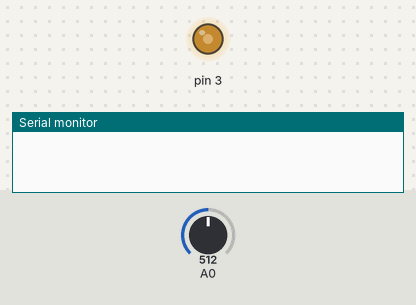
Bench run of a sketch on a simulated Arduino Uno, built with avr-gcc and run on an emulated ATmega328P. Shown: output pins drawn as LEDs (lit = HIGH), the last lines printed to the serial monitor. Inputs (shaded band) come from the test bench; at power-on: A0 = 512.

Above: at 1.28 s.
1.3 s: A0 set to 306
At 4.0 s:
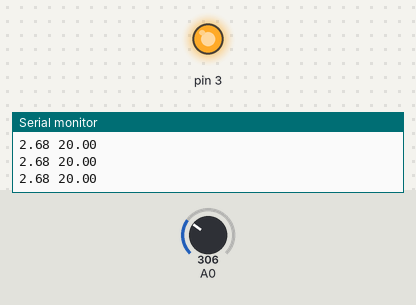
4.3 s: A0 set to 1023
At 6.8 s:
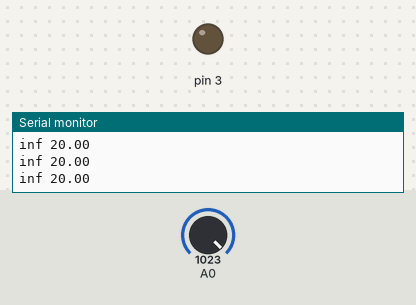
Timing chart, 0 to 8.3 s (numbered marks = the images above; inputs shaded):
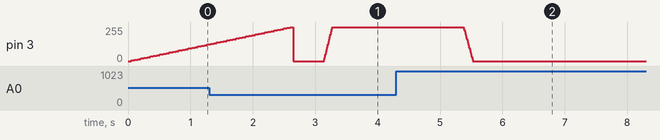

The sketch:

STAGE_1_SCDTR.ino
```cpp
/********* INPUT PROTOCOL ***********
* CREATE <ledPort> <ldrPort> <G> <m> <b> <tau_a_up> <tau_b_up> <tau_c_up> <tau_a_down> <tau_b_down> <tau_c_down> <dead_time>  //Called by controller::init()
* READ //Reads ldr value [outputs in LUX]
* SET <pwm_val> //Sets led to pwm value [0, 255]
* OCCUPIED <ON/OFF> //Sets desk as occupied(20lux/215pwm) or unoccupied(5lux)
* FEEDFORWARD <ON/OFF> //Enable/Disable feedforward
* FEEDBACK <ON/OFF> //Enable/Disable feedback
* COMPUTE G //Compute linear gain and automatically saves it to controller properties
* SIMULATE <final_lux> <initial_lux> <initial_time> <time_we_want_to_compute_the_lux>
*
* ******************************
* 1) call CREATE to init controller
* 2) call COMPUTE G to compute gain for each test
* 3) do whatever we want
*
* CREATE 3 A0 0.093 -0.77 50000 29047.1 -0.224531 9560.57 15904.85 -0.16087 7552.6 369.1
*/

#include "utils.h"
#include "local_controller.h"
#include "pid.h"

const byte mask= B11111000; // mask bits that are not prescale
const int prescale = 1; //fastest possible (1 for fastest)

volatile int counter = 0;
volatile float last_5values[5] = {0}; //In LUX, For avereging and checking if achieved the constant pretended value
volatile float store_values[80] = {0};
volatile long val_time[50] = {0};
volatile int LDR_ANALOG_PORT; //Because it looks like I can't pass arguments to an interrupt (and it makes sense)
volatile bool interruptOn = false;
volatile bool flag = false;

bool menu = true;
String inBytes;

char *strings[13];
char *ptr = NULL;

float present_lux = 0;

bool isOccupied = false;


//Interrupt for analog reading
ISR(TIMER1_COMPA_vect){
  if(interruptOn) {
    flag = true;
  }
}


float readLdr(Local_controller _controller) {
    int sensorValue = analogRead(_controller.get_ldr_port());
    return(voltageToLux(analogToVoltage(sensorValue), _controller.getM(), _controller.getB()));
}

float achieved_constant_lux(float _last_5values[5]) {
  unsigned int sum = 0;
  for(int i=0; i<5; i++) {
    sum += _last_5values[i];
    //Serial.println(_last_5values[i]);
  }
  //Serial.println();
  return (sum / 5.0); //Returns true if achieved the pretended lux
}

/* For achieving a certain lux we can't just analogWrite(ledPort
 * we have to start writing to led every 100Hz(0.01s = 10000us)
 * with value given by the error(ldrRead-simulatedLux)
*/
float start_impulse(Pid _pid, Local_controller _controller, float _pretended_lux) {
  long startingTime = micros(); //We have the <t_i> for simulator
  long currentTime = 0;
  float starting_volt = analogToVoltage( analogRead(_controller.get_led_port()) );
  int u_ff = (int)(_pretended_lux / _controller.getG());  //Conversion to int because the led can only receive a PWM
  int u = u_ff;
  float y = 0.0;
  float y_ref = 0.0;
  counter = 0;

  for(int i=0; i<5; i++) {  //Reset the average's vector
    last_5values[i] = 0;
  }

  //AnalogWrite(_controller.get_led_port(), u_ff + (int)(_pid.compute_pid(y_lux, _pretended_lux)));
  sei();
  interruptOn = true;
  while(true) {
    if(flag) {
      counter = (counter==5) ? 0 : counter; //In case the last values vector overflows, it starts sotring from the beginning, overwriting old values(what's really needed is the last 10)
      last_5values[counter] = analogRead(LDR_ANALOG_PORT);
      currentTime = micros();
      y = analogToVoltage( achieved_constant_lux(last_5values) ); //y in Volts TODO: Check this value?!
      y_ref =_controller.simulate(_pretended_lux, starting_volt, startingTime, currentTime  ); //y_ref in Volts
      u = bounds( u_ff + (int) ( _pid.compute_pid( y, y_ref ) * 51 ), _pid );
      //u = bounds(u_ff + (int)((_pid.compute_pid( (y_lux/_controller.getG())/51, (_controller.simulate(_pretended_lux, startingLux, startingTime, currentTime) /_controller.getG())/51 )) * 51));
      Serial.print(voltageToLux(y, _controller.getM(), _controller.getB()));
      //Serial.print(" ");
      //Serial.print(y_ref*51);
      Serial.print(" ");
      //Serial.print(u);
      //Serial.print(" ");
      Serial.println(_pretended_lux);
      analogWrite(_controller.get_led_port(), u);
      counter++;
      flag = false;
    }
  }
  cli();
  interruptOn = false;
  TCNT1 = 0; //reset counter
  //Ok...Now we have the achieved the desired final LUX value on the box
  /*Serial.println("Stored: ");
  for(int i=0; i<80; i++) {
    Serial.println(store_values[i]);
  }*/

  //Return the last value of the storing values array
  return achieved_constant_lux(last_5values);
}

void setup() {
  Serial.begin(2000000);

  TCCR2B = (TCCR2B & mask) | prescale;  //Raise Timer2 (pwm of port 3) for ldr not sensing led flicker

  //Fo preparing the Sampling Period Timer Interrupt
  //100Hz samples == 0.01s == 10000us sample time
  cli(); //disable interrupts
  TCCR1A = 0; // clear register
  TCCR1B = 0; // clear register
  TCNT1 = 0; //reset counter
  // OCR1A = desired_period/clock_period – 1 //This -1 is needed for Arduino specifics
  // = clock_freq/desired_freq - 1
  // = (16*10^6 / 6400) - 1 / (100*1Hz) – 1  //Because prescale is 64, each second or 1Hz is 64, so 100 is 100*64
  // = 2499
  OCR1A = 2499; //must be <65536
  TCCR1B |= (1 << WGM12); //CTC On
  // Set prescaler for 64 -
  TCCR1B |= (1 << CS11) | (1 << CS10);
  // enable timer compare interrupt
  TIMSK1 |= (1 << OCIE1A);
  sei(); //enable interrupts
}

void loop() {
  Local_controller controller1;
  Pid pid(1.0); //PID with default values of T=1, p=1, i=0, d=0

  controller1.init(3, A0, 0.093, -0.77, 50000, 29047.1, -0.224531, 9560.57, 15904.85, -0.16087, 7552.6, 369.1); //The 0.05353 G will be changed
  controller1.compute_linear_gain();
  delay(50);
  Serial.println( start_impulse(pid, controller1, 20.0) );  //We enter into Serial the pwm, but for comparisons between output we convert right here to lux


  /*Serial.println("Enter Input: ");

  while(menu == true) {
    if(Serial.available() > 0) {
      byte index = 0;
      inBytes = Serial.readString();
      Serial.println(inBytes);

      // Split string
      char *cstr = inBytes.c_str();
      ptr = strtok(cstr, " ");  // takes a list of delimiters, our case only ' '
      while(ptr != NULL)
      {
          strings[index] = ptr;
          index++;
          ptr = strtok(NULL, " ");
      }

      //MENU INPUT STRING TREATMENT
      if(strcmp(strings[0], "SET") == 0) {
        analogWrite(controller1.get_led_port(), atoi(strings[1]));
        present_lux = readLdr(controller1);
      } else if(strcmp(strings[0], "CREATE") == 0) {
        //Create a new local controller (new ldr)
        controller1.init(atoi(strings[1]), atoi(strings[2]), atof(strings[3]), atof(strings[4]), atof(strings[5]), atof(strings[6]), atof(strings[7]),atof(strings[8]), atof(strings[9]), atof(strings[10]), atof(strings[11]), atof(strings[12]));
        LDR_ANALOG_PORT = controller1.get_ldr_port();
      } else if(strcmp(strings[0], "READ") == 0) {
        //Read the value obtained by the ldr [in LUX]
        Serial.print("LUX VALUE READ ON LDR: ");
        Serial.println(readLdr(controller1));
      } else if(strcmp(strings[0], "OCCUPIED") == 0) {
        if(strcmp(strings[1], "ON") == 0) {
          //Set desk as occupied ( 20 lux )
          Serial.println( start_impulse(pid, controller1, 20.0, present_lux) );  //We enter into Serial the pwm, but for comparisons between output we convert right here to lux
          present_lux = readLdr(controller1);
          isOccupied = true;
        } else if(strcmp(strings[1], "OFF") == 0) {
          //Set desk as unoccupied ( 5 lux )
          Serial.println( start_impulse(pid, controller1, 5.0, present_lux) );  //We enter into Serial the pwm, but for comparisons between output we convert right here to lux
          present_lux = readLdr(controller1);
          isOccupied = false;
        }
      } else if(strcmp(strings[0], "FEEDFORWARD") == 0) {
        //Enable/disable feedforward term
        //TODO:
      } else if(strcmp(strings[0], "FEEDBACK") == 0) {
        //Enable/disable feedback term
        //TODO:
      } else if((strcmp(strings[0], "COMPUTE") == 0) and (strcmp(strings[1], "G") == 0)) {
        //Computes the linear gain G
        controller1.setG(controller1.compute_linear_gain());
      } else if(strcmp(strings[0], "SIMULATE") == 0) {
        Serial.println(controller1.simulate(atof(strings[1]), atof(strings[2]), atol(strings[3]), atol(strings[4])));
      } else {
        Serial.println("** PLEASE READ INPUT INSTRUCTIONS **");
      }
    }
  }*/

  while(true) {

  }


  //controller1.init(3, A0, 0.05353, -0.77, 50000, 29047.1, -0.224531, 9560.57, 15904.85, -0.16087, 7552.6, 369.1); //The 0.05353 G will be changed


  //Serial.println(controller1.simulate_Vt(4.0, 3.0, 300000, 320000, 204*(controller1.getG()))); //204*0.093 = 18.972

  delay(10);
}
```

local_controller.cpp
```cpp
/* Local controller class
 * Structure for local controller with constructor arguments m, b, tau parameters...
 * Functions for local controller like simulator and tau functions
 */


#include <Arduino.h>
#include "utils.h"
#include "local_controller.h"

//using namespace std;

void Local_controller::init(int _led_pwm_port, int _ldr_analog, float _G, float _m, float _b, float _tau_a_up, float _tau_b_up, float _tau_c_up, float _tau_a_down, float _tau_b_down, float _tau_c_down, float _dead_time) {
   led_pwm_port = _led_pwm_port;
   ldr_analog = _ldr_analog;
   G = _G;
   m = _m;
   b = _b;
   tau_a_up = _tau_a_up;
   tau_b_up = _tau_b_up;
   tau_c_up = _tau_c_up;
   tau_a_down = _tau_a_down;
   tau_b_down = _tau_b_down;
   tau_c_down = _tau_c_down;
   dead_time = _dead_time;
}

float Local_controller::compute_linear_gain() {
  float readVals[52] = {0};  //52 because is 255 / 5, so 52 samples //We get points in samples of 5pwm's
  int read_val = -1;
  float sum_slopes = 0;


  for(int i=0; i <= 255; i+=5) { //Input PWM
      analogWrite(led_pwm_port, i);
      delay(50); //Wait for ldr to stabilize
      read_val = analogRead(ldr_analog);
      if(i==0) {
        offset = voltageToLux(analogToVoltage(read_val), m, b);
      }
      readVals[i/5] = voltageToLux(analogToVoltage(read_val), m, b); // m and b used from rect on datasheet (m=-0.9583, b=51920) //Now i'll use the calibrated m and b
      if(i>0) {
        sum_slopes += (readVals[i/5] - readVals[(i/5)-1]) / 5.0;
      }
  }
  analogWrite(led_pwm_port, 0);
  G = (sum_slopes / 51.0);
  return sum_slopes / 51.0;
}


//Tau function is different if we go from down to up values OR from up to down
//Now we got the tau curve fit parameters, so this function now can calculate a tau for every LUX
float Local_controller::tau_up_function(float lux) {
  return (tau_a_up * exp(tau_b_up * lux) + tau_c_up);
}

//Now for down stepping
float Local_controller::tau_down_function(float lux) {
  return (tau_a_down * exp(tau_b_down * lux) + tau_c_down);
}


//THE SIMULATOR FUNCTION
//We wanna predict the out lux of our system (ldr read) based on a pwm input (or lux, just pwm*G)
//input_lux is the lux value we pretend to achieve
//current_lux is the current lux present on the box (May be achieved by reading ldr or just knowing waht pwm we last put on led and then multiply by G)
//ti is the initial instant in micros, right before we enter a pwm (Arduino instant)
//t is the instant we want to know
//Because the function has (t - ti) we ca use the real arduino time at the moment of simulation or make ti=0s and t equals the time after the starting pulse
float Local_controller::simulate(float input_lux, float vi, long ti, long t) {
  float exp_expression = -1;
  float vf = VCC * (R1 / ( R1 + compute_theoric_R2(input_lux) ) );
  if(vf < vi) { //Means it's a step down (we're going from a bigger lux in the box to a lower one)
    exp_expression = exp(-(t - ti) / tau_down_function(input_lux));
  } else { //Means it's a step up
    exp_expression = exp(-(t - ti) / tau_up_function(input_lux));
  }

  return (vf - (vf - vi) * exp_expression);
}

//Value of R2 depends on the LUX x, which is G*u(t), or G*PWM
//Returns R2 in Ohms (e.i 13000ohm)
float Local_controller::compute_theoric_R2(float input_lux) {
  float function = m*(log10( input_lux )) + log10(b);
  return pow(10, function);
}

//GETTERS
byte Local_controller::get_led_port() {
  return led_pwm_port;
}

byte Local_controller::get_ldr_port() {
  return ldr_analog;
}

float Local_controller::getG() {
  return G;
}

float Local_controller::getM() {
  return m;
}

float Local_controller::getB() {
  return b;
}

//SETTERS

void Local_controller::setG(float _G) {
  G = _G;
}
```

local_controller.h
```cpp
#ifndef LOCAL_CONTROLLER_H
#define LOCAL_CONTROLLER_H

class Local_controller {
  private:
    byte led_pwm_port;
    byte ldr_analog;

    float G;
    float offset;

    float m;
    float b;

    float tau_a_up;
    float tau_b_up;
    float tau_c_up;
    float tau_a_down;
    float tau_b_down;
    float tau_c_down;

    float dead_time;


  public:
    void init(int, int, float, float, float, float, float, float, float, float, float, float);

    float compute_linear_gain();

    float compute_theoric_R2(float);

    float tau_up_function(float);
    float tau_down_function(float);

    float simulate(float, float, long, long);

    //Getters
    float getG();
    byte get_led_port();
    byte get_ldr_port();
    float getM();
    float getB();


    //Setters
    void setG(float);
};


#endif
```

pid.cpp
```cpp
#include <Arduino.h>
#include "utils.h"
#include "pid.h"

Pid::Pid(float _T, float _p, float _i, float _d) {
  T = _T;

  Kp = _p;
  Ki = _i;
  Kd = _d;

  K1 = Ki * (T / 2);
  if(_d != 0) {
    K2 = Kd/(Kd + T);
  }
}

//If error is too little, return a nule error
float Pid::dead_zone(float _error) {
  if(_error > 0 and _error < 2/51) { //2/51 because _error is in voltage, we want an error basically minor than 2 pwm, so in volts 2/51
    return 0.0;
  } else if(_error < 0 and _error > - 2/51) {
    return 0.0;
  } else {
    return _error;
  }
}

float Pid::compute_pid(float y, float y_ref) {
  float error = dead_zone( y_ref - y );
  float p = Kp * error;
  float i = integral_previous + K1 * (error + error_previous);
  float d = 0;
  if(Kd != 0) {
    d = K2 * (derivative_previous - (y_ref - y_previous));
  }

  //Update the previous values...
  y_previous = y;
  integral_previous = i;
  derivative_previous = d;
  error_previous = error;

  if(is_saturated) { //If u computed is bigger than 255 or less than 0 we reset the integral term ( There was the option of Integral Saturation instead of just resetting due to discontinuities )
    i = 0;
    integral_previous = 0;
  }

  return p+i+d;
}

//Getters
float Pid::getT() {
  return T;
}

float Pid::get_Ki() {
  return Ki;
}

float Pid::get_Kd() {
  return Kd;
}

float Pid::get_Kp() {
  return Kp;
}

//Setters

void Pid::set_is_saturated(bool flag) {
  is_saturated = flag;
}

void Pid::setT(float _T) {
  T = _T;
}

void Pid::set_Ki(float _Ki) {
  Ki = _Ki;
}

void Pid::set_Kd(float _Kd) {
  Kd = _Kd;
}

void Pid::set_Kp(float _Kp) {
  Kp = _Kp;
}
```

pid.h
```cpp
#ifndef PID_H
#define PID_H

class Pid {
  private:
   float Ki = 0;
   float Kd = 0;
   float Kp = 0;

   bool is_saturated = false;

   float T;

   float error_previous = 0;
   float y_previous = 0;
   float integral_previous = 0;
   float derivative_previous = 0;

   float K1, K2;

  public:
    void init(float, float, float, bool);
    float compute_pid(float, float);
    void zero_ui(bool);
    float dead_zone(float);

    Pid(float, float=1.0, float=0.2, float=0);

    //Getters
    float getT();
    float get_Ki();
    float get_Kd();
    float get_Kp();

    //Setters
    void set_is_saturated(bool);
    void setT(float);
    void set_Ki(float);
    void set_Kd(float);
    void set_Kp(float);
};


#endif
```

utils.cpp
```cpp
/*
 * BASIC UTILITY FUNCTIONS
 * Computing some theorical values
 */

#include <Arduino.h>
#include "utils.h"

int bounds(int _input_pwm, Pid _pid) {
  if(_input_pwm > 255) {
    _pid.set_is_saturated(true);
    return 255;
  }else if(_input_pwm < 0) {
    _pid.set_is_saturated(true);
    return 0;
  } else {
    _pid.set_is_saturated(false);
    return _input_pwm;
  }
}


//Value of the R equivelent depends on R2 which depends on the LUX, or G*PWM
float compute_theoric_Req(float r2) {
  return (R1 * r2)/(R1 + r2);
}

//Theoretic value of tau, it depends on R_eq and C1, so depends on R_2 which depends on LUX or G*PWM
//Returns tau in seconds (e.i 0.0003s)
float compute_theoric_tau(float r_eq) {
  return r_eq * C1;
}

float voltageToLux(float v0, float m, float b) {
    float function = (log10((VCC/v0)*R1 - R1) - log10(b)) / m;
    float lux = pow(10, function);
    return lux;
  }

float luxToAnalog(float lux, float m, float b) {
  float function1 = m*log10(lux) + log10(b);
  float function2 = pow(10,  function1) + R1;
  float vo = (R1*VCC) / (function2);
  return (vo * 1023) / VCC;
}

int voltageToPwm(float inputVoltage) {
    return (int)(255.0 * inputVoltage / VCC);
}

float pwmToVoltage(float inputPwm) {
    return ((float)inputPwm) * VCC / 255.0;
}

float analogToVoltage(int analogInput) {
    return ((float)analogInput) * (VCC / 1023.0);
}
```

utils.h
```cpp
#include "pid.h"

#define MAX_ANALOG 1023.0 // maximum analog value 10 bits
#define VCC 5.0  // Power supply
#define C1 0.000001
#define R1 10000

int bounds(int, Pid);

float compute_theoric_Req(float);
float compute_theoric_tau(float);

float analogToVoltage(int analogInput);
float pwmToVoltage(float inputPwm);
int voltageToPwm(float inputVoltage);
float voltageToLux(float v0, float m, float b);

float luxToAnalog(float lux, float m, float b);
```

Measured:
- after the input at 4.3 s, pin 3: moves from 255/255 to 0/255 over 0.15 s, starting after 1.1 s
